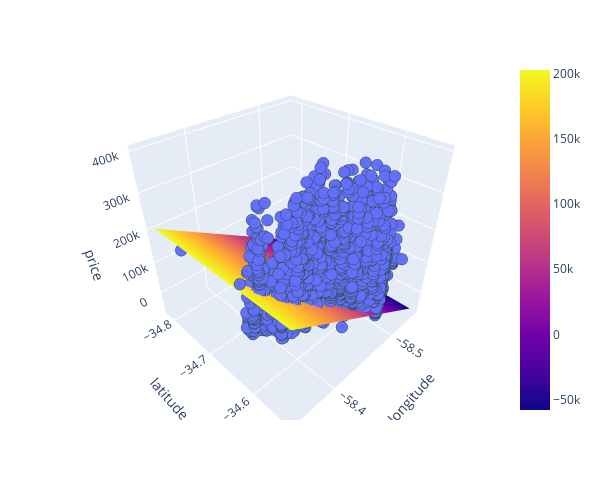

This figure's notebook cell:
### Code cell
# Create 3D scatter plot
fig = px.scatter_3d(
    df,
    x="lon",
    y="lat",
    z="price_aprox_usd",
    labels={"lon": "longitude", "lat": "latitude", "price_aprox_usd": "price"},
    width=600,
    height=500,
)

# Create x and y coordinates for model representation
x_plane = np.linspace(df["lon"].min(), df["lon"].max(), 10)
y_plane = np.linspace(df["lat"].min(), df["lat"].max(), 10)
xx, yy = np.meshgrid(x_plane, y_plane)

# Use model to predict z coordinates
z_plane = model.predict(pd.DataFrame({"lon": x_plane, "lat": y_plane}))
zz = np.tile(z_plane, (10, 1))

# Add plane to figure
fig.add_trace(go.Surface(x=xx, y=yy, z=zz))

# Refine formatting
fig.update_traces(
    marker={"size": 4, "line": {"width": 2, "color": "DarkSlateGrey"}},
    selector={"mode": "markers"},
)

# Display figure
fig.show()
